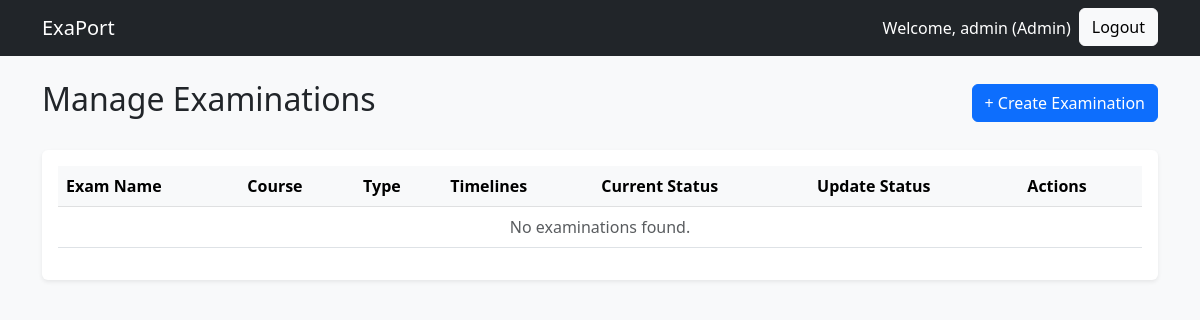
The app's page /admin/examinations (signed in), older data.
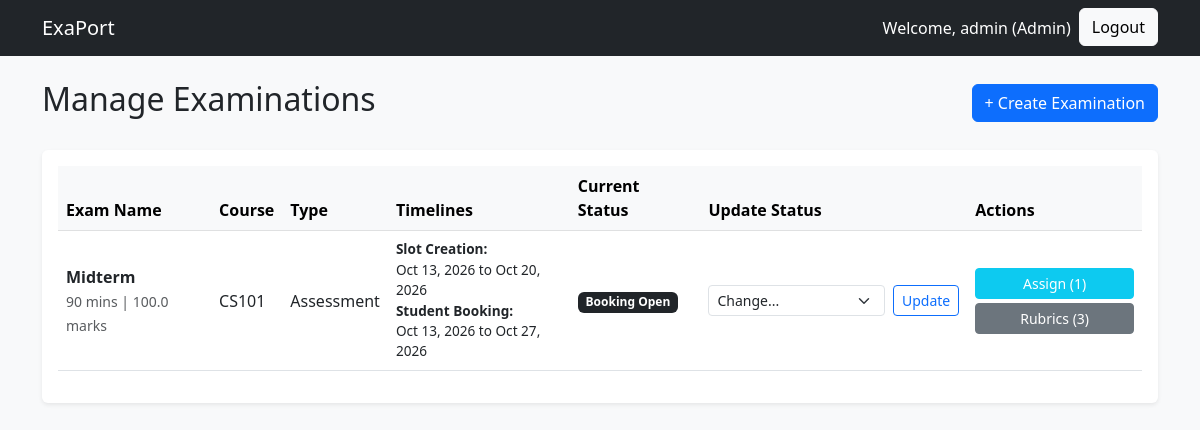
The same page, newer data.
### models.py (models this page shows)
class User(db.Model, UserMixin):
    __tablename__ = 'users'
    id = db.Column(db.Integer, primary_key=True)
    username = db.Column(db.String(80), unique=True, nullable=False)
    password_hash = db.Column(db.String(256), nullable=False)
    role = db.Column(db.String(20), nullable=False) # 'Admin', 'Examiner', 'Student'
    examiner_profile = db.relationship('ExaminerProfile', backref='user', uselist=False, cascade="all, delete-orphan")
    slots = db.relationship('ExaminationSlot', backref='examiner', lazy=True)
    bookings = db.relationship('Booking', backref='student', lazy=True)

class Examination(db.Model):
    __tablename__ = 'examinations'
    exam_id = db.Column(db.Integer, primary_key=True)
    course_id = db.Column(db.Integer, db.ForeignKey('courses.course_id'), nullable=False)
    exam_name = db.Column(db.String(100), nullable=False)
    exam_type = db.Column(db.String(50), nullable=False) # Viva, Practical, Project Demo, Assessment
    duration = db.Column(db.Integer, nullable=False) # Duration in minutes
    max_marks = db.Column(db.Float, nullable=False)
    slot_creation_start_date = db.Column(db.DateTime, nullable=False)
    slot_creation_end_date = db.Column(db.DateTime, nullable=False)
    slot_booking_start_date = db.Column(db.DateTime, nullable=False)
    slot_booking_end_date = db.Column(db.DateTime, nullable=False)
    status = db.Column(db.String(20), default='Draft') # Draft, Slot Creation, Booking Open, Closed, Completed
    rubrics = db.relationship('ExaminationRubric', backref='examination', lazy=True, cascade="all, delete-orphan")
    slots = db.relationship('ExaminationSlot', backref='examination', lazy=True, cascade="all, delete-orphan")
    assigned_examiners = db.relationship('User', secondary=exam_assignments, lazy='subquery',
        backref=db.backref('assigned_exams', lazy=True))

class Course(db.Model):
    __tablename__ = 'courses'
    course_id = db.Column(db.Integer, primary_key=True)
    course_code = db.Column(db.String(20), unique=True, nullable=False)
    course_name = db.Column(db.String(100), nullable=False)
    description = db.Column(db.Text, nullable=True)
    status = db.Column(db.String(20), default='Active') # Active, Inactive
    examinations = db.relationship('Examination', backref='course', lazy=True, cascade="all, delete-orphan")

### app.py (the view, shortened to what this page needs)
@app.route('/admin/examinations', methods=['GET', 'POST'])
@login_required
@role_required('Admin')
def manage_examinations():
    examinations = Examination.query.all()
    courses = Course.query.filter_by(status='Active').all()
    approved_examiners = User.query.join(ExaminerProfile).filter(User.role == 'Examiner', ExaminerProfile.status == 'Approved').all()
    return render_template('admin/examinations.html', examinations=examinations, courses=courses, examiners=approved_examiners)

### app.py (called while the page is built)
@login_manager.user_loader
def load_user(user_id):
    return User.query.get(int(user_id))

def role_required(role):
    def decorator(f):
        @wraps(f)
        def decorated_function(*args, **kwargs):
            if not current_user.is_authenticated or current_user.role != role:
                abort(403) # Forbidden
            return f(*args, **kwargs)
        return decorated_function
    return decorator

### templates/admin/examinations.html (shortened to what this page needs)
{% extends 'base.html' %}
{% block content %}
<div class="d-flex justify-content-between align-items-center mb-4">
    <h2>Manage Examinations</h2>
    <button type="button" class="btn btn-primary" data-bs-toggle="modal" data-bs-target="#addExamModal">
        + Create Examination
    </button>
</div>
<div class="table-responsive bg-white shadow-sm p-3 rounded">
    <table class="table table-hover align-middle">
        <thead class="table-light">
            <tr>
                <th>Exam Name</th>
                <th>Course</th>
                <th>Type</th>
                <th>Timelines</th>
                <th>Current Status</th>
                <th>Update Status</th>
                <th>Actions</th>
            </tr>
        </thead>
        <tbody>
            {% for exam in examinations %}
            <tr>
                <td><strong>{{ exam.exam_name }}</strong><br><small class="text-muted">{{ exam.duration }} mins | {{ exam.max_marks }} marks</small></td>
                <td>{{ exam.course.course_code }}</td>
                <td>{{ exam.exam_type }}</td>
                <td style="font-size: 0.85em;">
                    <strong>Slot Creation:</strong><br>
                    {{ exam.slot_creation_start_date.strftime('%b %d, %Y') }} to {{ exam.slot_creation_end_date.strftime('%b %d, %Y') }}<br>
                    <strong>Student Booking:</strong><br>
                    {{ exam.slot_booking_start_date.strftime('%b %d, %Y') }} to {{ exam.slot_booking_end_date.strftime('%b %d, %Y') }}
                </td>
                <td>
                    <span class="badge bg-dark">{{ exam.status }}</span>
                </td>
                <td>
                    <form action="{{ url_for('update_exam_status', exam_id=exam.exam_id) }}" method="POST" class="d-flex">
                        <select name="status" class="form-select form-select-sm me-2" required>
                            <option value="" disabled selected>Change...</option>
                        </select>
                        <button type="submit" class="btn btn-sm btn-outline-primary">Update</button>
                    </form>
                </td>
                <td>
                    <button type="button" class="btn btn-sm btn-info text-white w-100 mb-1" data-bs-toggle="modal" data-bs-target="#assignModal{{ exam.exam_id }}">
                        Assign ({{ exam.assigned_examiners|length }})
                    </button>
                    <a href="{{ url_for('manage_rubrics', exam_id=exam.exam_id) }}" class="btn btn-sm btn-secondary w-100">
                        Rubrics ({{ exam.rubrics|length }})
                    </a>
                </td>
            </tr>
            {% else %}
            <tr><td colspan="7" class="text-center text-muted">No examinations found.</td></tr>
            {% endfor %}
        </tbody>
    </table>
</div>
{% endblock %}

### templates/base.html (shortened to what this page needs)
<!DOCTYPE html>
<html lang="en">
<head>
    <link href="https://cdn.jsdelivr.net/npm/bootstrap@5.3.0/dist/css/bootstrap.min.css" rel="stylesheet">
</head>
<body class="bg-light">
    <nav class="navbar navbar-expand-lg navbar-dark bg-dark mb-4">
        <div class="container">
            <a class="navbar-brand" href="/">ExaPort</a>
            <div class="collapse navbar-collapse" id="navbarNav">
                <ul class="navbar-nav ms-auto">
                    {% if current_user.is_authenticated %}
                        <li class="nav-item">
                            <span class="nav-link text-white">Welcome, {{ current_user.username }} ({{ current_user.role }})</span>
                        </li>
                        <li class="nav-item">
                            <a class="btn btn-light" href="{{ url_for('logout') }}">Logout</a>
                        </li>
                    {% else %}
                        <li class="nav-item">
                            <a class="btn btn-light" href="{{ url_for('login') }}">Login</a>
                        </li>
                    {% endif %}
                </ul>
            </div>
        </div>
    </nav>
    <div class="container">
        {% block content %}{% endblock %}
    </div>
</body>
</html>

Row changes from the older to the newer data that the page shows:
added Examination: exam_name "Midterm", duration "90", max_marks "100.0", course.course_code "CS101", exam_type "Assessment", slot_creation_start_date "Oct 13, 2026", slot_creation_end_date "Oct 20, 2026", slot_booking_start_date "Oct 13, 2026", slot_booking_end_date "Oct 27, 2026", status "Booking Open", assigned_examiners|length "1", rubrics|length "3"
Text that changed along with them:
text no longer shown: "No examinations found."
